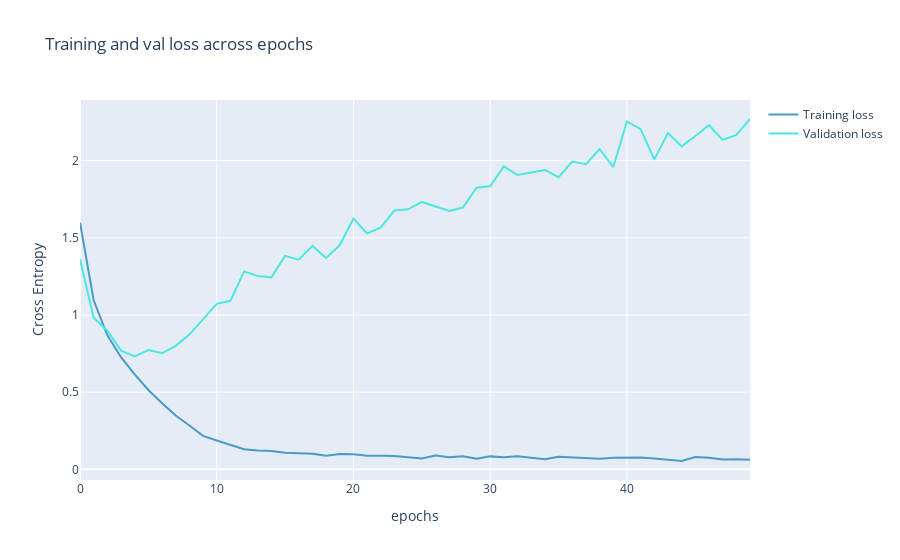

Write notebook code for a chart like this one.
### Code cell
fig = go.Figure(data=[
                      go.Scatter(
                          y=model_5["loss"],
                          name="Training loss",
                          mode="lines",
                          marker=dict(
                              color=color_chart[0]
                          )),
                      go.Scatter(
                          y=model_5["val_loss"],
                          name="Validation loss",
                          mode="lines",
                          marker=dict(
                              color=color_chart[1]
                          ))
])
fig.update_layout(
    title='Training and val loss across epochs',
    xaxis_title='epochs',
    yaxis_title='Cross Entropy'    
)
fig.show()

### Figure 1 — Plotly figure (JSON) as saved in the notebook; plotly's stock layout.template omitted (floating-point values rounded to 4 significant figures)
{"data": [{"marker": {"color": "#4B9AC7"}, "mode": "lines", "name": "Training loss", "type": "scatter", "y": [1.599, 1.095, 0.8687, 0.7262, 0.6148, 0.5144, 0.4286, 0.3489, 0.2838, 0.2165, 0.1872, 0.1577, 0.1307, 0.1218, 0.119, 0.1074, 0.104, 0.1005, 0.08821, 0.09934, 0.09798, 0.08883, 0.08771, 0.08666, 0.07786, 0.06984, 0.08921, 0.07842, 0.08484, 0.0683, 0.08394, 0.07796, 0.08413, 0.07526, 0.06533, 0.08205, 0.07838, 0.07141, 0.06918, 0.07481, 0.07622, 0.07614, 0.06994, 0.06219, 0.05402, 0.07943, 0.0754, 0.06389, 0.06616, 0.06199]}, {"marker": {"color": "#4BE8E0"}, "mode": "lines", "name": "Validation loss", "type": "scatter", "y": [1.361, 0.9819, 0.8978, 0.7692, 0.7321, 0.7728, 0.752, 0.8004, 0.8729, 0.9746, 1.072, 1.092, 1.282, 1.253, 1.244, 1.383, 1.358, 1.448, 1.37, 1.453, 1.625, 1.528, 1.568, 1.677, 1.685, 1.732, 1.702, 1.674, 1.696, 1.825, 1.834, 1.963, 1.907, 1.923, 1.94, 1.892, 1.994, 1.977, 2.075, 1.958, 2.254, 2.204, 2.008, 2.178, 2.092, 2.16, 2.23, 2.135, 2.166, 2.27]}], "layout": {"title": {"text": "Training and val loss across epochs"}, "xaxis": {"title": {"text": "epochs"}}, "yaxis": {"title": {"text": "Cross Entropy"}}}}
